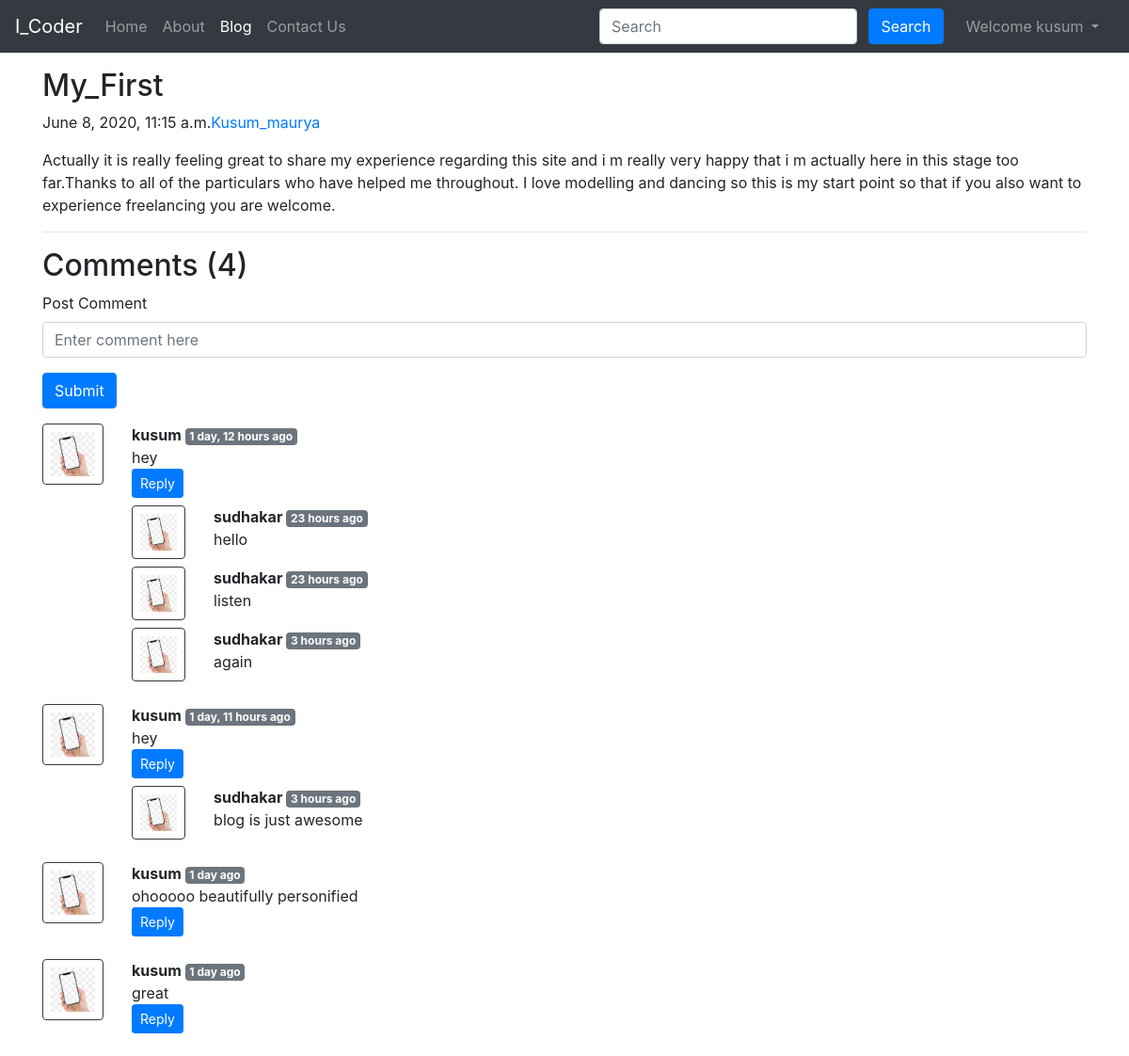
The app's page /blog/First_Post (signed in) with its own data.
### blog/models.py (models this page shows, shortened)
class Post(models.Model):
    sno = models.AutoField(primary_key=True)
    title = models.CharField(max_length=255)
    content = models.TextField()
    author = models.CharField(max_length=13)
    slug = models.CharField(max_length=130)
    timeStamp = models.DateTimeField(blank=True)

class BlogComment(models.Model):
    sno = models.AutoField(primary_key = True)
    comment = models.TextField()
    user = models.ForeignKey(User, on_delete=models.CASCADE)
    post = models.ForeignKey(Post, on_delete=models.CASCADE)
    parent = models.ForeignKey('self',on_delete=models.CASCADE, null=True)
    timestamp = models.DateTimeField(default=now)

### blog/views.py (the view)
# urls.py: path('<str:slug>', views.blogPost, name='blogPost'),
def blogPost(request, slug):
    post = Post.objects.filter(slug=slug).first()
    comments = BlogComment.objects.filter(post=post, parent=None)
    replies = BlogComment.objects.filter(post=post).exclude(parent=None)
    replyDict={}
    for reply in replies:
        if reply.parent.sno not in replyDict.keys():
            replyDict[reply.parent.sno] = [reply]
        else:
            replyDict[reply.parent.sno].append(reply)
    context = {'post': post, 'comments': comments, 'user': request.user, 'replyDict':replyDict}
    return render(request, 'blog/blogPost.html', context)

### blog/templatetags/extras.py (called while the page is built)
@register.filter(name='get_val')
def get_val(dict, key):
    return dict.get(key)

### templates/blog/blogPost.html (shortened to what this page needs)
{% extends 'base.html' %}
{% block blogactive %} active {% endblock blogactive %}
{% block body %}
{% load humanize %}
{% load extras %}
<div class="container my-3">
        <h2 class="blog-post-title">{{post.title}}</h2>
        <p class="blog-post-meta">{{post.timeStamp}}<a href="/about">{{post.author}}</a></p>
        <p>{{post.content|safe}}</p>
       <hr>
</div>
<div class="container">
    <h2>Comments ({{comments.count}})</h2>
    <div class="my-2">
    {%if user.is_authenticated %}
    <form action="/blog/postComment" method="post">
        <div class="form-group">
                <label for="exampleInputEmail1">Post Comment</label>
                <input type="text" class="form-control" name="comment" placeholder="Enter comment here">
        </div>
        <button type="submit" class="btn btn-primary">Submit</button>
    </form>
    {% else %}
        <p><b>please login to post a comment</b></p>
    {% endif %}
    </div>
    {% for comment in comments %}
    <div class="row my-3">
        <div class="col-md-1">
        <img class="rounded mx-auto d-block w-100 p-2 border border-dark" src="/static/img/kus.jpg" alt="user">
        </div>
        <div class="col-md-11">
            <b> {{comment.user.username}} </b> <span class="badge badge-secondary">{{comment.timestamp | naturaltime}}</span>
            <div>{{comment.comment}}</div>
            <div class="reply mx-0">
                {%if user.is_authenticated %}
  <button class="btn btn-sm btn-primary" type="button" data-toggle="collapse" data-target="#replyBox{{comment.sno}}" aria-expanded="false" aria-controls="replyBox{{comment.sno}}">
                Reply
  </button>
    {% else %}
                <button class="btn btn-sm btn-primary" type="button" data-toggle="collapse" data-target="#replyBox{{comment.sno}}" aria-expanded="false" aria-controls="replyBox{{comment.sno}}" disabled>
                Login to Reply
  </button>
    {% endif %}
                <div class="replies my-2">
                    {% for reply in replyDict|get_val:comment.sno %}
                    <div class="row my-2">
                        <div class="col-md-1">
                            <img class="rounded mx-auto d-block w-100 p-2 border border-dark" src="/static/img/kus.jpg" alt="user">
                        </div>
                        <div class="col-md-11 ">
                            <b> {{reply.user.username}} </b> <span class="badge badge-secondary">{{reply.timestamp | naturaltime}}</span>
            <div>{{reply.comment}}</div>
                        </div>
                          <br>
                    </div>
                    {% endfor %}
                </div>
            </div>
        </div>
    </div>
     {% endfor %}
</div>
{% endblock body %}

### templates/base.html (shortened to what this page needs)
<!doctype html>
<html lang="en">
<head>
  <link rel="stylesheet" href="https://stackpath.bootstrapcdn.com/bootstrap/4.4.1/css/bootstrap.min.css"
>
</head>
<body>
  <nav class="navbar navbar-expand-lg navbar-dark bg-dark">
    <a class="navbar-brand" href="/">I_Coder</a>
    <div class="collapse navbar-collapse" id="navbarSupportedContent">
      <ul class="navbar-nav mr-auto">
        <li class="nav-item {% block homeactive %} {% endblock homeactive %}">
          <a class="nav-link" href="/">Home <span class="sr-only">(current)</span></a>
        </li>
        <li class="nav-item {% block aboutactive %} {% endblock aboutactive %}">
          <a class="nav-link" href="/about">About</a>
        </li>
        <li class="nav-item {% block blogactive %} {% endblock blogactive %}">
          <a class="nav-link" href="/blog">Blog</a>
        </li>
        <li class="nav-item {% block contactactive %} {% endblock contactactive %}">
          <a class="nav-link" href="/contact">Contact Us</a>
        </li>
      </ul>
      <div class="ml-auto form-inline">
      <form method="get" action="/search" class=" my-2 my-lg-0 mx-3">
        <input class="form-control mr-sm-2" type="search" placeholder="Search" aria-label="Search" name="query"
          id="query">
        <button class="btn btn-primary my-2 my-sm-0" type="submit">Search</button>
      </form>
      {% if user.is_authenticated %}
      <ul class="navbar-nav mr-2">
      <li class="nav-item dropdown">
        <a class="nav-link dropdown-toggle" href="#" id="navbarDropdown" role="button" data-toggle="dropdown" aria-haspopup="true" aria-expanded="false">
          Welcome {{request.user}}
        </a>
      </li>
      </ul>
      {% endif %}
      </div>
    </div>
  </nav>
  {% block body %}
  {% endblock body %}
</body>
</html>

### records on screen
Post: title "My_First", timeStamp "June 8, 2020, 11:15 a.m.", author "Kusum_maurya", content "Actually it is really feeling great to share my experience regarding this site and i m really very happy that i m actually here in this stage too far.Thanks to all of the particulars who have helped me throughout. I love modelling and dancing so this is my start point so that if you also want to experience freelancing you are welcome."
BlogComment: user.username "kusum", timestamp "1 day, 12 hours ago", comment "hey"
BlogComment: user.username "sudhakar", timestamp "23 hours ago", comment "hello"
BlogComment: user.username "sudhakar", timestamp "23 hours ago", comment "listen"
BlogComment: user.username "sudhakar", timestamp "3 hours ago", comment "again"
BlogComment: user.username "kusum", timestamp "1 day, 11 hours ago", comment "hey"
BlogComment: user.username "sudhakar", timestamp "3 hours ago", comment "blog is just awesome"
BlogComment: user.username "kusum", timestamp "1 day ago", comment "ohooooo beautifully personified"
BlogComment: user.username "kusum", timestamp "1 day ago", comment "great"

### other values on screen
{{ request.user }} "kusum"
{{ comments.count }} "4"
